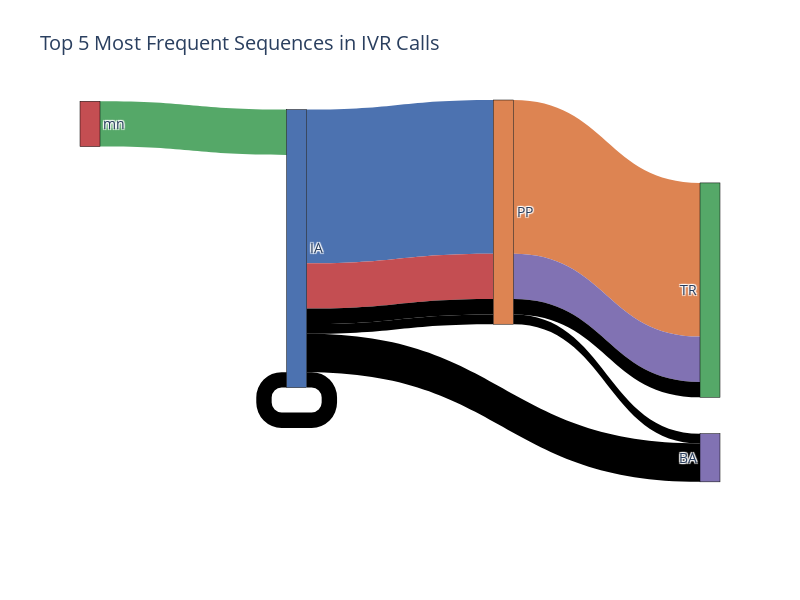

The cell this chart's notebook holds for it:
### Code cell
sequences = data['mos'].str.split()
sequence_counts = Counter([tuple(sequence) for sequence in sequences])
top_sequences = sequence_counts.most_common(5)

sources, targets, values = [], [], []

# Map for sequence steps to node indices
node_map = {}
current_index = 0

for sequence, count in top_sequences:
    for i in range(len(sequence) - 1):
        # Check if the source node exists, if not add it
        if sequence[i] not in node_map:
            node_map[sequence[i]] = current_index
            current_index += 1
        # Check if the target node exists, if not add it
        if sequence[i+1] not in node_map:
            node_map[sequence[i+1]] = current_index
            current_index += 1
            
        sources.append(node_map[sequence[i]])
        targets.append(node_map[sequence[i+1]])
        values.append(count)

# Create labels from node_map
labels = list(node_map.keys())

palette = sns.color_palette("deep", len(labels))
hex_colors = palette.as_hex()

# Define the Sankey diagram
fig = go.Figure(data=[go.Sankey(
    node=dict(
        pad=15,
        thickness=20,
        line=dict(color="black", width=0.5),
        label=labels,
        color=hex_colors  # Assign generated colors to the nodes
    ),
    link=dict(
        source=sources,
        target=targets,
        value=values,
        color=hex_colors  # Assign generated colors to the links
    )
)])

# Update layout for a better look
fig.update_layout(
    title_text="Top 5 Most Frequent Sequences in IVR Calls",
    font_size=14,
    width=800,
    height=600
)

# Show the figure
fig.show()
fig.write_html("Sankey_Top5.html")

### Figure 1 — Plotly figure (JSON) as saved in the notebook; plotly's stock layout.template omitted (floating-point values rounded to 4 significant figures)
{"data": [{"link": {"color": ["#4c72b0", "#dd8452", "#55a868", "#c44e52", "#8172b3"], "source": [0, 1, 3, 0, 1, 0, 0, 0, 1, 0, 1], "target": [1, 2, 0, 1, 2, 4, 0, 1, 2, 1, 4], "value": [466412, 466412, 137569, 137569, 137569, 116279, 46700, 46700, 46700, 29874, 29874]}, "node": {"color": ["#4c72b0", "#dd8452", "#55a868", "#c44e52", "#8172b3"], "label": ["IA", "PP", "TR", "mn", "BA"], "line": {"color": "black", "width": 0.5}, "pad": 15, "thickness": 20}, "type": "sankey"}], "layout": {"font": {"size": 14}, "height": 600, "title": {"text": "Top 5 Most Frequent Sequences in IVR Calls"}, "width": 800}}
